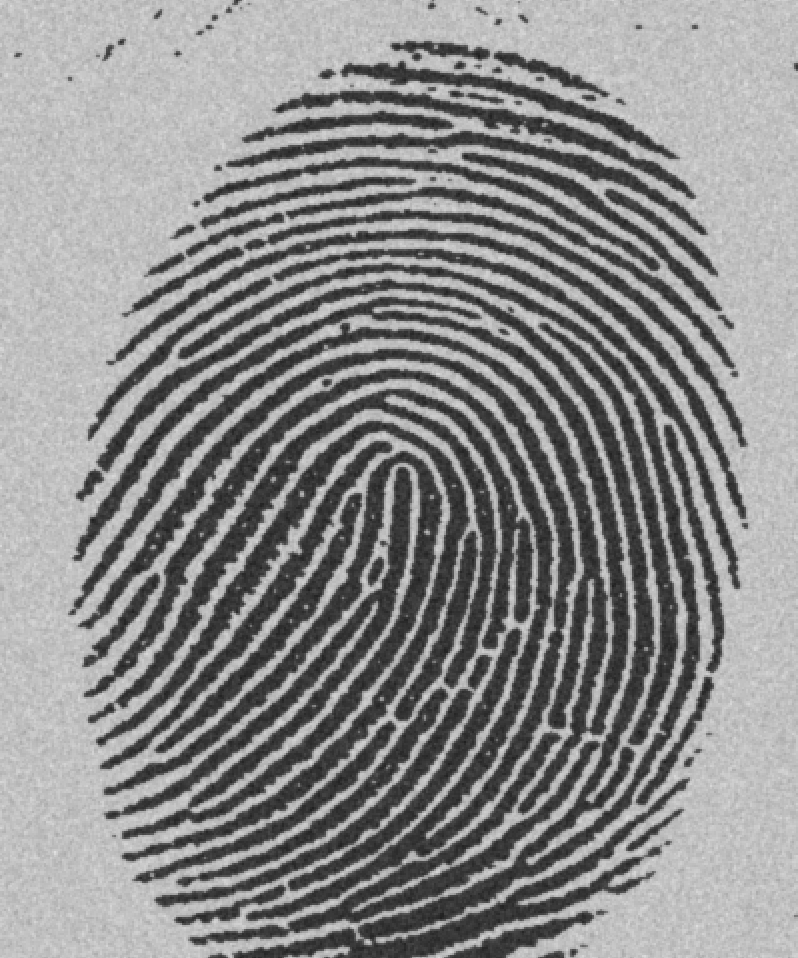
#> input picture .github/workflows/(noisy_fingerprint).tif, 798 x 958 px, found by its file name
$ jupyter execute 'Thresolding methods.ipynb'
#> lines starting #> are read from the running program, lines starting #| are printed output that depends on the picture; after the words box and inside, x2 and y2 are one past the last pixel; in counts of white or black regions, pixels touching at a corner belong together; long printed decimals are rounded
[cell 1]
import cv2
import matplotlib.pyplot as plt
import numpy as np
xrange =range
# Create a sample image
np.random.seed(7)
img = np.random.normal(40,10,size=(500,500)).astype('uint8')
img[img>100]=40
img[100:400,100:400] = np.random.normal(150,20,size=(300,300)).astype('uint8')

# plot the histogram
hist = plt.hist(img.ravel(),256,[0,256])
plt.show()
#> figure, not shown here; tallest bar 6416 high, from x = 39 to 40

[cell 2]
# Set minimum value to infinity
final_min = np.inf
# total pixels in an image
total = np.sum(hist[0])
for i in range(256):
    # Split regions based on threshold
    left, right = np.hsplit(hist[0],[i])
    # Splt intensity values based on threshold
    left_bins, right_bins = np.hsplit(hist[1],[i])
    # Only perform thresholding if neither side empty
    if np.sum(left) !=0 and np.sum(right) !=0:
        # Calculate weights on left and right sides
        w_0 = np.sum(left)/total
        w_1 = np.sum(right)/total
        # Calculate the mean for both sides
        mean_0 = np.dot(left,left_bins)/np.sum(left)
        mean_1 = np.dot(right,right_bins[:-1])/np.sum(right)  # right_bins[:-1] because matplotlib has uses 1 bin extra
        # Calculate variance of both sides
        var_0 = np.dot(((left_bins-mean_0)**2),left)/np.sum(left)
        var_1 = np.dot(((right_bins[:-1]-mean_1)**2),right)/np.sum(right)
        # Calculate final within class variance
        final = w_0*var_0 + w_1*var_1
        # if variance minimum, update it
        if final<final_min:
            final_min = final
            thresh = i

print(thresh) # 95

[cell 3]
gray = cv2.imread('C:/Users/DELL/Desktop/(noisy_fingerprint).tif',0)
#> gray is the input picture: shape (958, 798); min 29, max 224, mean 140
retval, thresh = cv2.threshold(gray,0,255,cv2.THRESH_BINARY+cv2.THRESH_OTSU)
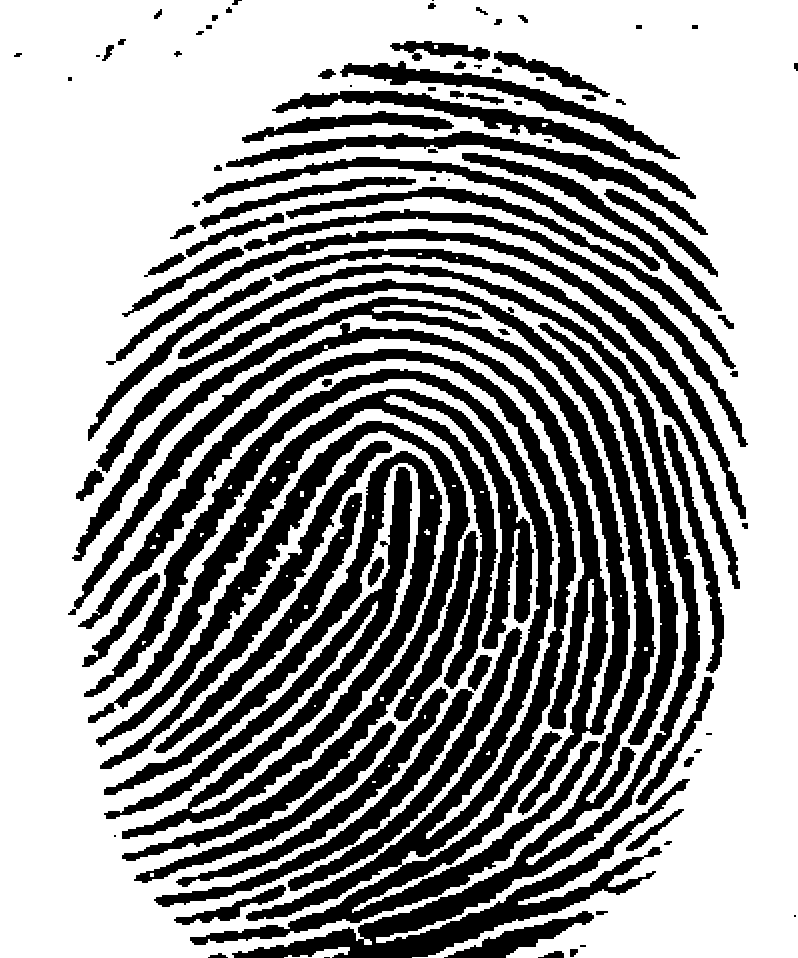
#> thresh: shape (958, 798); 61.9% white; 97 black regions (10 under 20 px), largest, box (x1, y1, x2, y2) and area: (78, 349, 600, 945) 43740, (96, 263, 700, 958) 40222, (68, 297, 630, 815) 29700
#> retval = 125

[cell 4]
# Calculate the histogram
img1 = cv2.imread('C:/Users/DELL/Desktop/(noisy_fingerprint).tif',0)
hist = plt.hist(img1.ravel(),256,[0,256])
# Total pixels in the image
total = np.sum(hist[0])
#> total = 764484
# calculate the initial weights and the means
left, right = np.hsplit(hist[0],[0])
#> left = empty array; right = 256 values, max 23014 at index 192, min 0 at index 0, mean 2986.3
left_bins, right_bins = np.hsplit(hist[1],[0])
#> left_bins = empty array; right_bins = 257 values from 0 to 256
# left weights
w_0 = 0.0
# Right weights
w_1 = np.sum(right)/total
#> w_1 = 1
# Left mean
mean_0 = 0.0
weighted_sum_0 = 0.0
# Right mean
weighted_sum_1 = np.dot(right,right_bins[:-1])
#> weighted_sum_1 = 107001734
mean_1 = weighted_sum_1/np.sum(right)
#> mean_1 = 140
def recursive_otsu1(hist, w_0=w_0, w_1=w_1, weighted_sum_0=weighted_sum_0, weighted_sum_1=weighted_sum_1, thres=1, fn_max=-np.inf, thresh=0, total=total):
    if thres<=255:
        # To pass the division by zero warning
        if np.sum(hist[0][:thres+1]) !=0 and np.sum(hist[0][thres+1:]) !=0:
            # Update the weights
            w_0 += hist[0][thres]/total
            w_1 -= hist[0][thres]/total
            # Update the mean
            weighted_sum_0 += (hist[0][thres]*hist[1][thres])
            mean_0 = weighted_sum_0/np.sum(hist[0][:thres+1])
            weighted_sum_1 -= (hist[0][thres]*hist[1][thres])
            if thres == 255:
                mean_1 = 0.0
            else:
                mean_1 = weighted_sum_1/np.sum(hist[0][thres+1:])
            # Calculate the between-class variance
            out = w_0*w_1*((mean_0-mean_1)**2)
            # # if variance maximum, update it
            if out>fn_max:
                fn_max = out
                thresh = thres
        return recursive_otsu1(hist, w_0=w_0, w_1=w_1, weighted_sum_0=weighted_sum_0, weighted_sum_1=weighted_sum_1, thres=thres+1, fn_max=fn_max, thresh=thresh, total=total)
    # Stopping condition
    else:
        return fn_max,thresh


# Check the results
var_value, thresh_value = recursive_otsu1(hist, w_0=w_0, w_1=w_1, weighted_sum_0=weighted_sum_0, weighted_sum_1=weighted_sum_1, thres=1, fn_max=-np.inf, thresh=0, total=total)
#> var_value = 3550.3; thresh_value = 125
print(var_value, thresh_value)
#| 3550.295 125
#> figure, not shown here; tallest bar 23014 high, from x = 192 to 193

[cell 5]
img = cv2.imread('C:/Users/DELL/Desktop/(noisy_fingerprint).tif',0)
ret,thresh1 = cv2.threshold(img,100,255,cv2.THRESH_BINARY)
#> thresh1: shape (958, 798); 62.8% white; 94 black regions (13 under 20 px), largest, box (x1, y1, x2, y2) and area: (78, 349, 600, 945) 42916, (98, 263, 700, 958) 39296, (70, 297, 630, 813) 29052
ret,thresh2 = cv2.threshold(img,100,255,cv2.THRESH_BINARY_INV)
ret,thresh3 = cv2.threshold(img,100,255,cv2.THRESH_TRUNC)
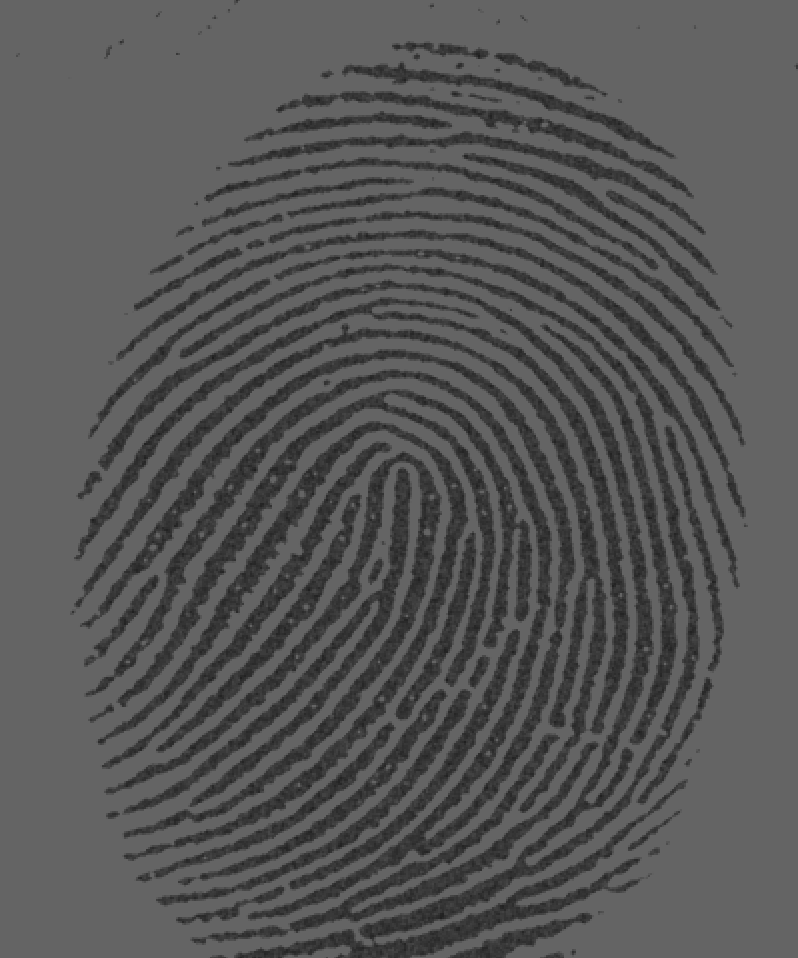
#> thresh3: shape (958, 798); min 29, max 100, mean 86.2
ret,thresh4 = cv2.threshold(img,100,255,cv2.THRESH_TOZERO)
ret,thresh5 = cv2.threshold(img,100,255,cv2.THRESH_TOZERO_INV)
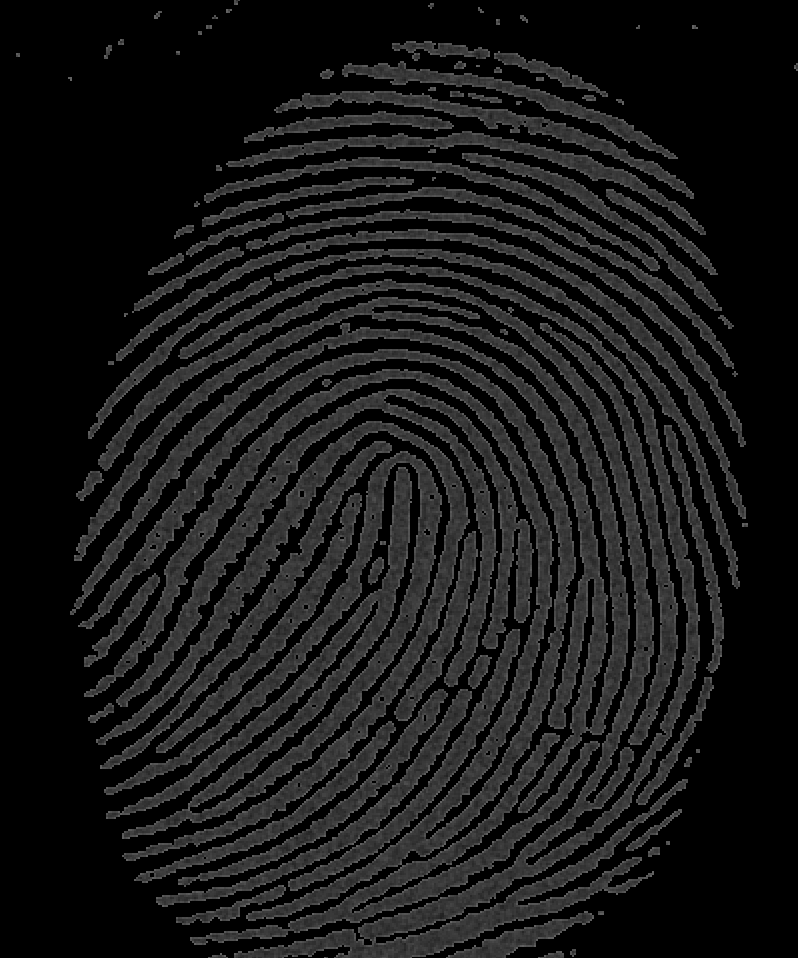
#> thresh5: shape (958, 798); min 0, max 100, mean 23.4

titles = ['Original Image','BINARY','BINARY_INV','TRUNC','TOZERO','TOZERO_INV']
images = [img, thresh1, thresh2, thresh3, thresh4, thresh5]

for i in xrange(6):
    plt.subplot(2,3,i+1),plt.imshow(images[i],'gray')
    plt.title(titles[i])
    plt.xticks([]),plt.yticks([])

plt.show()
img = cv2.medianBlur(img,5)

ret,th1 = cv2.threshold(img,100,255,cv2.THRESH_BINARY)
#> th1: shape (958, 798); 62.9% white; 86 black regions (23 under 20 px), largest, box (x1, y1, x2, y2) and area: (80, 263, 700, 958) 82350, (70, 297, 630, 813) 29063, (104, 451, 442, 839) 26211
th2 = cv2.adaptiveThreshold(img,255,cv2.ADAPTIVE_THRESH_MEAN_C,\
            cv2.THRESH_BINARY,11,2)
#> th2: shape (958, 798); 53.8% white; 2325 black regions (1126 under 20 px), largest, box (x1, y1, x2, y2) and area: (97, 263, 700, 958) 47156, (76, 349, 576, 921) 31044, (68, 297, 630, 814) 28370
th3 = cv2.adaptiveThreshold(img,255,cv2.ADAPTIVE_THRESH_GAUSSIAN_C,\
            cv2.THRESH_BINARY,9,4)
#> th3: shape (958, 798); 74.6% white; 3122 black regions (3033 under 20 px), largest, box (x1, y1, x2, y2) and area: (97, 263, 700, 958) 25334, (80, 349, 576, 945) 23133, (70, 297, 630, 814) 18772

titles = ['Original Image', 'Global Thresholding (v = 120)',
            'Adaptive Mean Thresholding', 'Adaptive Gaussian Thresholding']
images = [img, th1, th2, th3]

for i in xrange(4):
    plt.subplot(2,2,i+1),plt.imshow(images[i],'gray')
    plt.title(titles[i])
    plt.xticks([]),plt.yticks([])
plt.show()
# global thresholding
ret1,th1 = cv2.threshold(img,100,255,cv2.THRESH_BINARY)

# Otsu's thresholding
ret2,th2 = cv2.threshold(img,0,255,cv2.THRESH_BINARY+cv2.THRESH_OTSU)
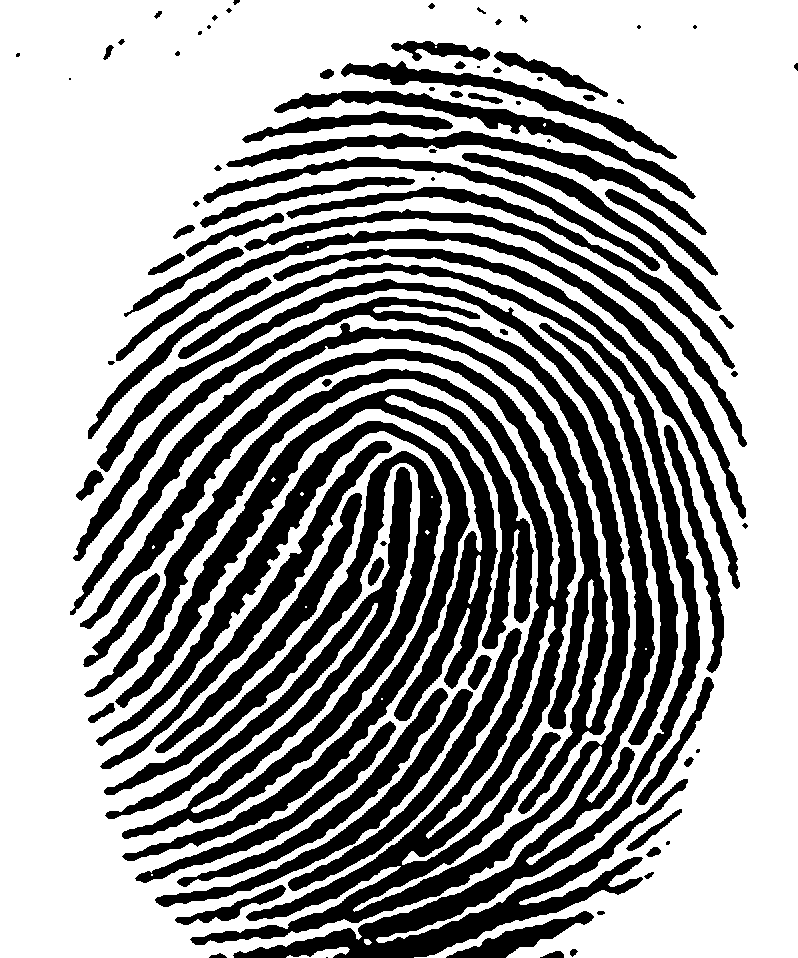
#> th2: shape (958, 798); 62% white; 92 black regions (15 under 20 px), largest, box (x1, y1, x2, y2) and area: (80, 263, 700, 958) 83948, (70, 297, 630, 814) 29696, (104, 451, 442, 839) 26784
#> ret2 = 125

# Otsu's thresholding after Gaussian filtering
blur = cv2.GaussianBlur(img,(5,5),0)
ret3,th3 = cv2.threshold(blur,0,255,cv2.THRESH_BINARY+cv2.THRESH_OTSU)
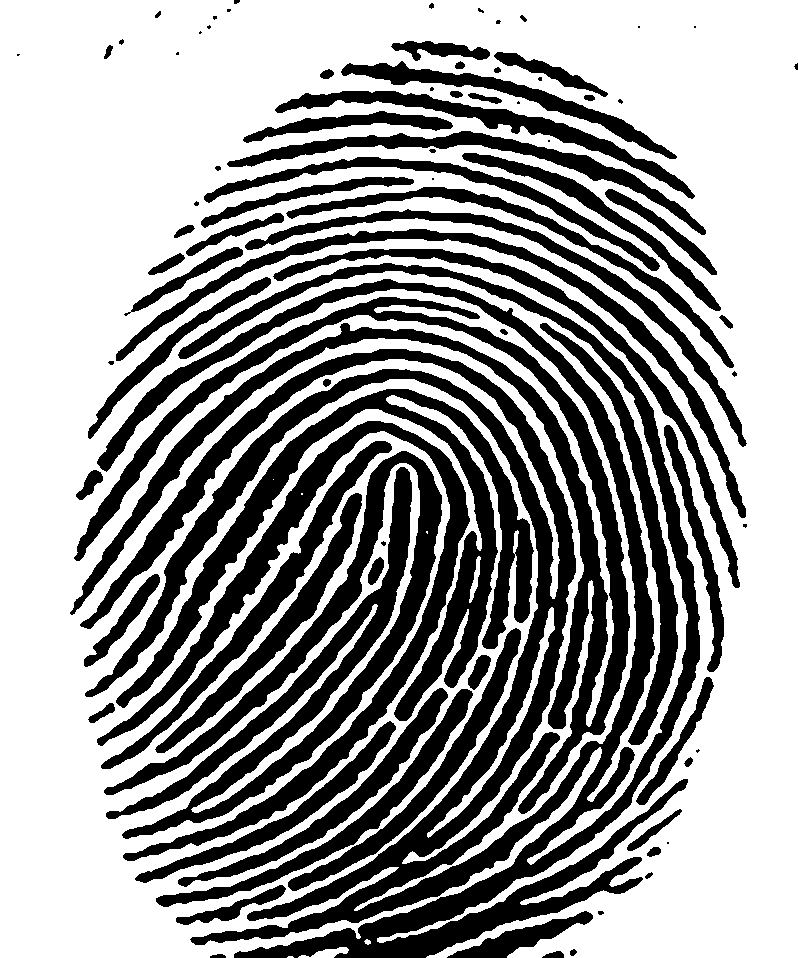
#> th3: shape (958, 798); 61.6% white; 89 black regions (24 under 20 px), largest, box (x1, y1, x2, y2) and area: (80, 263, 700, 958) 85038, (70, 297, 630, 814) 30027, (104, 451, 442, 839) 27075
#> ret3 = 126

# plot all the images and their histograms
images = [img, 0, th1,
          img, 0, th2,
          blur, 0, th3]
titles = ['Original Noisy Image','Histogram','Global Thresholding (v=127)',
          'Original Noisy Image','Histogram',"Otsu's Thresholding",
          'Gaussian filtered Image','Histogram',"Otsu's Thresholding"]

for i in xrange(3):
    plt.subplot(3,3,i*3+1),plt.imshow(images[i*3],'gray')
    plt.title(titles[i*3]), plt.xticks([]), plt.yticks([])
    plt.subplot(3,3,i*3+2),plt.hist(images[i*3].ravel(),256)
    plt.title(titles[i*3+1]), plt.xticks([]), plt.yticks([])
    plt.subplot(3,3,i*3+3),plt.imshow(images[i*3+2],'gray')
    plt.title(titles[i*3+2]), plt.xticks([]), plt.yticks([])
plt.show()
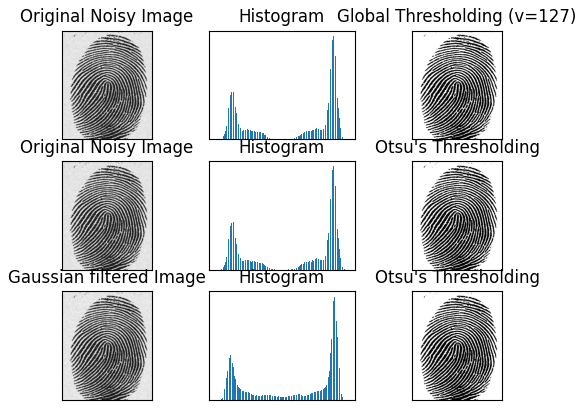
#> figure drawn by matplotlib, 9 panels
